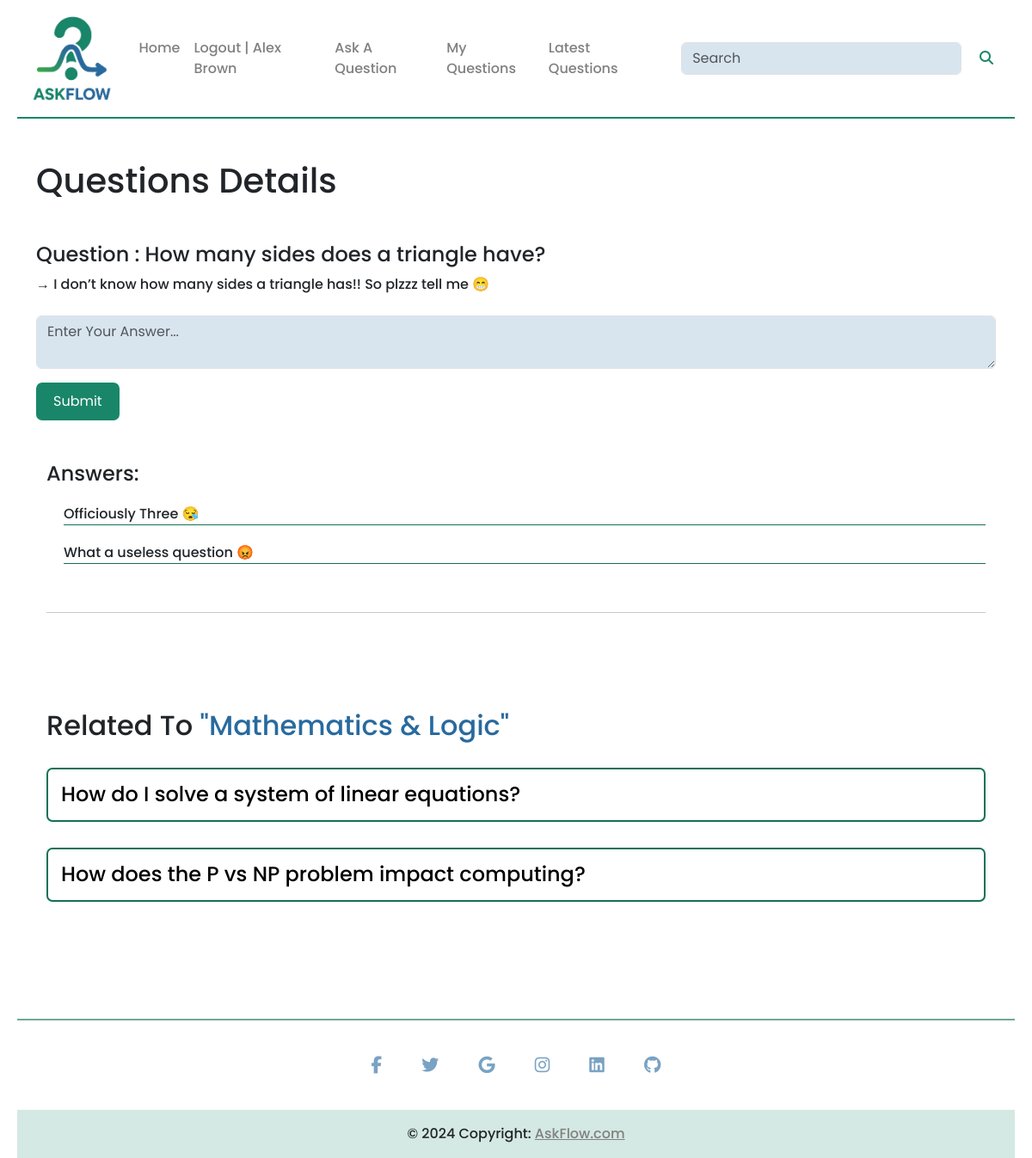
Screenshot of /index.php?question-id=1 (signed in) with the database file from the repository.
### tables this page shows
CREATE TABLE `questions` (
  `id` int(11) NOT NULL,
  `title` varchar(100) NOT NULL,
  `description` varchar(300) NOT NULL,
  `category_id` int(100) NOT NULL,
  `user_id` int(100) NOT NULL
);

CREATE TABLE `answers` (
  `id` int(11) NOT NULL,
  `answer` varchar(300) NOT NULL,
  `question_id` int(100) NOT NULL,
  `user_id` int(100) NOT NULL
);

CREATE TABLE `categories` (
  `id` int(11) NOT NULL,
  `name` varchar(250) NOT NULL
);

### client/answer.php (the view)
<div class="container answers">
    <h4 class="mt-5">Answers: </h4>
    <?php
    $query = "SELECT * FROM `answers` WHERE question_id = $qid";
    $rezult = mysqli_query($con,$query);
    if(mysqli_num_rows($rezult) === 0) {
        echo "<div class='no-answers'>
                    <h6>No Answers Yet</h6>
                </div>";
    } else {
        foreach ($rezult as $row) {
            $answer = $row["answer"];
            echo "<p>$answer</p>";
        }
    }
    ?>
    <br><hr>
    <div class="mt-5 pt-5 relquestion">
        <?php
        $categoryQuery = "SELECT name FROM `categories` WHERE id = $cid";
        $categoryRezult = mysqli_query($con,$categoryQuery);
        $categoryRow = mysqli_fetch_assoc($categoryRezult);
        echo "<h2 class='mt-3'>Related To <span style='color:rgb(40, 106, 159)';>\"".$categoryRow["name"]."\"</span></h2>";
        $query = "SELECT * FROM `questions` WHERE category_id = $cid AND id != $qid";
        $rezult = mysqli_query($con,$query);
        foreach($rezult as $row) {
            $title = $row["title"];
            $qid = $row["id"];
            echo "<div><a href='?question-id=$qid'><h4>$title</h4></a></div>";
        }
        ?>
    </div>
</div>

### client/question-detail.php (shortened to what this page needs)
<div class="question-post container mb-5 mt-5">
    <h1 class="mb-4 mt-5 pb-4">Questions Details</h1>
     <?php
     include "./server/config.php";
     $qid = $_GET["question-id"];
     $query = "SELECT * FROM `questions` WHERE id = $qid";
     $rezult = mysqli_query($con,$query);
     $row = mysqli_fetch_assoc($rezult);
     $cid = $row["category_id"];
     echo "<h4>Question : ".$row["title"]."</h4>";
     echo "<p>".$row["description"]."</p>";
     ?>
     <form action="./server/requests.php" method="post">
     <textarea placeholder="Enter Your Answer..." class="form-control mb-3 mt-4" name="answer"></textarea>
     <button>Submit</button>
     </form>
     <?php include "answer.php"; ?>
</div>

### public/style.css (style rules this page uses)
body { font-family: "Poppins", sans-serif !important; font-weight: 500 !important; font-style: normal !important; }
.questions a , .relquestion a { text-decoration: none; color: black; }
.questions h4, .relquestion h4 { margin: 30px 0; border: 2px solid #137057; padding: 15px; border-radius: 7px; display: flex; justify-content: space-between; }
.answers { margin-bottom: 17vh; }
.answers p { margin-top: 20px; border-bottom: 1px solid #137057; margin-left: 20px; }
.main-container input,.main-container textarea,.main-container select { background-color: #286a9f2d !important; }
form button, .question-post button { background-color: #198669; color: white; outline: none; padding: 10px 20px; border-radius: 7px; border: none; }

### rows the page displays
questions: title "How many sides does a triangle have?", description "→ I don’t know how many sides a triangle has!! So plzzz tell me 😁"
answers: answer "Officiously Three 😪"
answers: answer "What a useless question 😡"
categories: name "Mathematics & Logic"
questions: title "How do I solve a system of linear equations?"
questions: title "How does the P vs NP problem impact computing?"

### other values shown
$_SESSION["user"]["name"] "Alex Brown"
